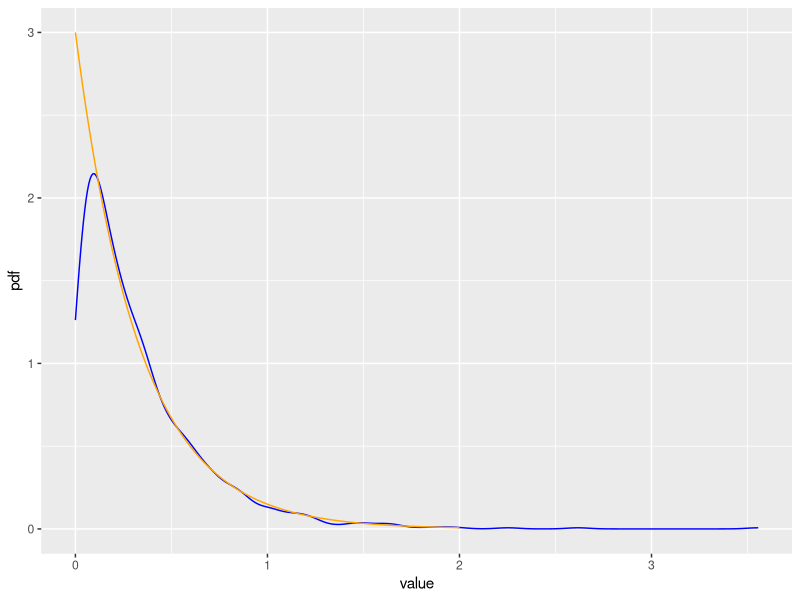

Generate this figure with R:
## ---- chunk 1
library(tibble)
library(dplyr)
library(tidyr)
library(ggplot2)

set.seed(1032002)

exp = rexp(1000, rate = 3) 


## ---- chunk 2

expdf = data.frame(value = exp)

seq_vals = seq(0, 2, length.out = 1000)

truedf = data.frame(x = seq_vals, pdf = dexp(seq_vals, rate = 3))

ggplot(expdf, aes(x = value)) +
  geom_density(color = "blue") +
  geom_line(data=truedf, aes(x = x, y = pdf), color = "orange")

## ---- chunk 3


mean(expdf>=1)


1-pexp(1,3)

## ---- chunk 4
truep = 1-pexp(1,3)

errorfunc = function(expdf,truep){
  val = mean(exp>=1)
  error = val - truep
  return(error)
}
error = c()

for (i in 1:100){
  set.seed(1000+i)
  exp = rexp(1000, rate = 3) 
  expdf = data.frame(value = exp)
  new = errorfunc(expdf,truep)
  error=c(error,new)
}

sum(abs(unlist(error)))/100
